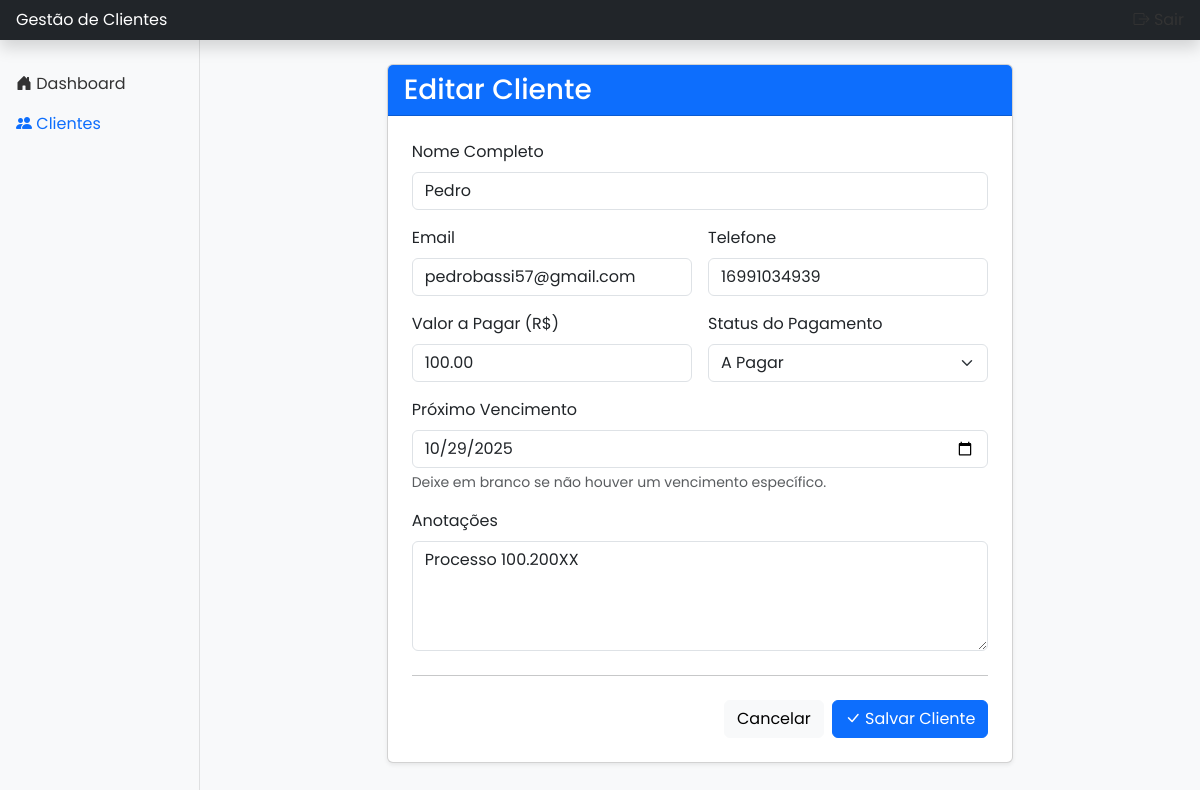
Screenshot of /clientes/editar/1 (signed in) with the database file from the repository.
### app.py (models this page shows)
class Cliente(db.Model):
    id = db.Column(db.Integer, primary_key=True)
    nome = db.Column(db.String(100), nullable=False)
    email = db.Column(db.String(100), unique=True, nullable=False)
    telefone = db.Column(db.String(20), nullable=True)
    valor_a_pagar = db.Column(db.Float, nullable=False, default=0.0)
    status_pagamento = db.Column(db.String(20), nullable=False, default='A Pagar')
    anotacoes = db.Column(db.Text, nullable=True)
    data_vencimento = db.Column(db.Date, nullable=True)

### app.py (the view, shortened to what this page needs)
@app.route('/clientes/editar/<int:id>', methods=['GET', 'POST'])
@login_required
def editar_cliente(id):
    cliente = Cliente.query.get_or_404(id)
    return render_template('form_cliente.html', titulo='Editar Cliente', cliente=cliente, form_action=url_for('editar_cliente', id=id))

### app.py (called while the page is built)
@login_manager.user_loader
def load_user(user_id):
    return User.query.get(int(user_id))

@app.context_processor
def inject_year():
    return {'year': date.today().year}

### templates/form_cliente.html (shortened to what this page needs)
{% extends 'base.html' %}
{% block content %}
<div class="row justify-content-center">
    <div class="col-md-10 col-lg-8">
        <div class="card shadow-sm">
            <div class="card-header bg-primary text-white">
                <h1 class="h3 mb-0">{{ titulo }}</h1>
            </div>
            <div class="card-body p-4">
                <form method="post" action="{{ form_action }}">
                    <div class="row g-3">
                        <div class="col-12">
                            <label for="nome" class="form-label">Nome Completo</label>
                            <input type="text" class="form-control" id="nome" name="nome" value="{{ cliente.nome if cliente else '' }}" required>
                        </div>
                        <div class="col-md-6">
                            <label for="email" class="form-label">Email</label>
                            <input type="email" class="form-control" id="email" name="email" value="{{ cliente.email if cliente else '' }}" required>
                        </div>
                        <div class="col-md-6">
                            <label for="telefone" class="form-label">Telefone</label>
                            <input type="tel" class="form-control" id="telefone" name="telefone" value="{{ cliente.telefone if cliente else '' }}">
                        </div>
                        <div class="col-md-6">
                            <label for="valor_a_pagar" class="form-label">Valor a Pagar (R$)</label>
                            <input type="number" step="0.01" class="form-control" id="valor_a_pagar" name="valor_a_pagar" value="{{ '%.2f'|format(cliente.valor_a_pagar if cliente else 0.0) }}" required>
                        </div>
                        <div class="col-md-6">
                            <label for="status_pagamento" class="form-label">Status do Pagamento</label>
                            <select class="form-select" id="status_pagamento" name="status_pagamento" required>
                                <option value="A Pagar" {% if cliente and cliente.status_pagamento == 'A Pagar' %}selected{% endif %}>A Pagar</option>
                            </select>
                        </div>
                        <div class="col-12" id="vencimento-container">
                            <label for="data_vencimento" class="form-label">Próximo Vencimento</label>
                            <input type="date" class="form-control" id="data_vencimento" name="data_vencimento" value="{{ cliente.data_vencimento if cliente and cliente.data_vencimento else '' }}">
                            <div class="form-text">Deixe em branco se não houver um vencimento específico.</div>
                        </div>
                        <div class="col-12">
                            <label for="anotacoes" class="form-label">Anotações</label>
                            <textarea class="form-control" id="anotacoes" name="anotacoes" rows="4">{{ cliente.anotacoes if cliente else '' }}</textarea>
                        </div>
                    </div>
                    <hr class="my-4">
                    <div class="d-flex justify-content-end">
                        <a href="{{ url_for('listar_clientes') }}" class="btn btn-light me-2">Cancelar</a>
                        <button type="submit" class="btn btn-primary">
                            <i class="bi bi-check-lg"></i>
                            Salvar Cliente
                        </button>
                    </div>
                </form>
            </div>
        </div>
    </div>
</div>
{% endblock %}

### templates/base.html (style rules this page uses)
body { font-family: 'Poppins', sans-serif; background-color: #f8f9fa; }

### rows the page displays
Cliente: nome "Pedro", email "pedrobassi57@gmail.com", telefone "16991034939", valor_a_pagar "100.00", status_pagamento "A Pagar", data_vencimento "10/29/2025", anotacoes "Processo 100.200XX"

### other values shown
{{ titulo }} "Editar Cliente"
